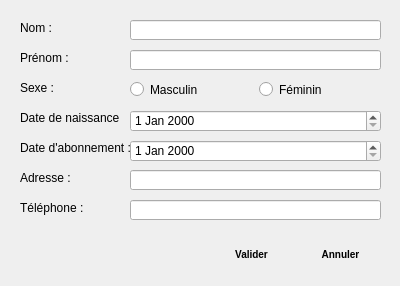
<?xml version="1.0" encoding="UTF-8"?>
<ui version="4.0">
 <class>ModifierAbonne</class>
 <widget class="QDialog" name="ModifierAbonne">
  <property name="geometry">
   <rect>
    <x>0</x>
    <y>0</y>
    <width>400</width>
    <height>286</height>
   </rect>
  </property>
  <property name="windowTitle">
   <string>Dialog</string>
  </property>
  <property name="windowIcon">
   <iconset>
    <normaloff>cog.png</normaloff>cog.png</iconset>
  </property>
  <property name="styleSheet">
   <string notr="true"> QPushButton {
     border: 1px solid #1E7FCB74D0F1;
     border-radius: 4px;
     background-color: qlineargradient(x1: 0, y1: 0, x2: 0, y2: 1,
                                       stop: 0 #1E7FCB, stop: 0.4 #74D0F1,
									   stop: 0.5 #74D0F1, stop: 1.0 #1E7FCB);
     min-width: 80px;
	 min-height: 25px;
	 font-weight: bold;
	 font-size:10px;
	 border-color: #1E7FCB;
 }
 
 QPushButton:pressed {
     background-color: qlineargradient(x1: 0, y1: 0, x2: 0, y2: 1,
                                       stop: 0 #BB0B0B, stop: 0.4 #E32636,
									   stop: 0.5 #E32636, stop: 1.0 #BB0B0B);
	font-weight: bold;
	color:white;
	border-color: #BB0B0B;
 }

 QPushButton:hover {
     background-color: qlineargradient(x1: 0, y1: 0, x2: 0, y2: 1,
                                       stop: 0 #BB0B0B, stop: 1 #E32636,
									   stop: 0.5 #E32636, stop: 1.0 #BB0B0B);
	 color:white;
	 font-weight: bold;
	 border-color: #E32636;
 }

 QPushButton:flat {
     border: none; /* no border for a flat push button */
 }</string>
  </property>
  <widget class="QLabel" name="label_5">
   <property name="geometry">
    <rect>
     <x>20</x>
     <y>140</y>
     <width>111</width>
     <height>16</height>
    </rect>
   </property>
   <property name="text">
    <string>Date d'abonnement :</string>
   </property>
  </widget>
  <widget class="QLineEdit" name="lineEditModAdrAbo">
   <property name="geometry">
    <rect>
     <x>130</x>
     <y>170</y>
     <width>251</width>
     <height>20</height>
    </rect>
   </property>
  </widget>
  <widget class="QWidget" name="layoutWidget">
   <property name="geometry">
    <rect>
     <x>210</x>
     <y>240</y>
     <width>172</width>
     <height>29</height>
    </rect>
   </property>
   <layout class="QHBoxLayout" name="horizontalLayout">
    <item>
     <widget class="QPushButton" name="validerBtnModAbo">
      <property name="text">
       <string>Valider</string>
      </property>
     </widget>
    </item>
    <item>
     <widget class="QPushButton" name="annulerBtnModAbo">
      <property name="text">
       <string>Annuler</string>
      </property>
     </widget>
    </item>
   </layout>
  </widget>
  <widget class="QLineEdit" name="lineEditModTelAbo">
   <property name="geometry">
    <rect>
     <x>130</x>
     <y>200</y>
     <width>251</width>
     <height>20</height>
    </rect>
   </property>
  </widget>
  <widget class="QLabel" name="label_4">
   <property name="geometry">
    <rect>
     <x>20</x>
     <y>110</y>
     <width>101</width>
     <height>16</height>
    </rect>
   </property>
   <property name="text">
    <string>Date de naissance :</string>
   </property>
  </widget>
  <widget class="QLabel" name="label_3">
   <property name="geometry">
    <rect>
     <x>20</x>
     <y>80</y>
     <width>101</width>
     <height>16</height>
    </rect>
   </property>
   <property name="text">
    <string>Sexe : </string>
   </property>
  </widget>
  <widget class="QLabel" name="label_6">
   <property name="geometry">
    <rect>
     <x>20</x>
     <y>170</y>
     <width>81</width>
     <height>16</height>
    </rect>
   </property>
   <property name="text">
    <string>Adresse :</string>
   </property>
  </widget>
  <widget class="QLabel" name="label_7">
   <property name="geometry">
    <rect>
     <x>20</x>
     <y>200</y>
     <width>81</width>
     <height>16</height>
    </rect>
   </property>
   <property name="text">
    <string>Téléphone :</string>
   </property>
  </widget>
  <widget class="QLabel" name="label_2">
   <property name="geometry">
    <rect>
     <x>20</x>
     <y>50</y>
     <width>91</width>
     <height>16</height>
    </rect>
   </property>
   <property name="text">
    <string>Prénom :</string>
   </property>
  </widget>
  <widget class="QDateEdit" name="dateEditModDnAbo">
   <property name="geometry">
    <rect>
     <x>130</x>
     <y>110</y>
     <width>251</width>
     <height>22</height>
    </rect>
   </property>
  </widget>
  <widget class="QWidget" name="layoutWidget_2">
   <property name="geometry">
    <rect>
     <x>130</x>
     <y>80</y>
     <width>251</width>
     <height>19</height>
    </rect>
   </property>
   <layout class="QHBoxLayout" name="horizontalLayout_2">
    <item>
     <widget class="QRadioButton" name="radioButtonModMAbo">
      <property name="text">
       <string>Masculin</string>
      </property>
     </widget>
    </item>
    <item>
     <widget class="QRadioButton" name="radioButtonModFAbo">
      <property name="text">
       <string>Féminin</string>
      </property>
     </widget>
    </item>
   </layout>
  </widget>
  <widget class="QLineEdit" name="lineEditModPreAbo">
   <property name="geometry">
    <rect>
     <x>130</x>
     <y>50</y>
     <width>251</width>
     <height>20</height>
    </rect>
   </property>
  </widget>
  <widget class="QDateEdit" name="dateEditModDaAbo">
   <property name="geometry">
    <rect>
     <x>130</x>
     <y>140</y>
     <width>251</width>
     <height>22</height>
    </rect>
   </property>
  </widget>
  <widget class="QLabel" name="label">
   <property name="geometry">
    <rect>
     <x>20</x>
     <y>20</y>
     <width>111</width>
     <height>16</height>
    </rect>
   </property>
   <property name="text">
    <string>Nom :</string>
   </property>
  </widget>
  <widget class="QLineEdit" name="lineEditModNomAbo">
   <property name="geometry">
    <rect>
     <x>130</x>
     <y>20</y>
     <width>251</width>
     <height>20</height>
    </rect>
   </property>
  </widget>
 </widget>
 <resources/>
 <connections/>
</ui>
